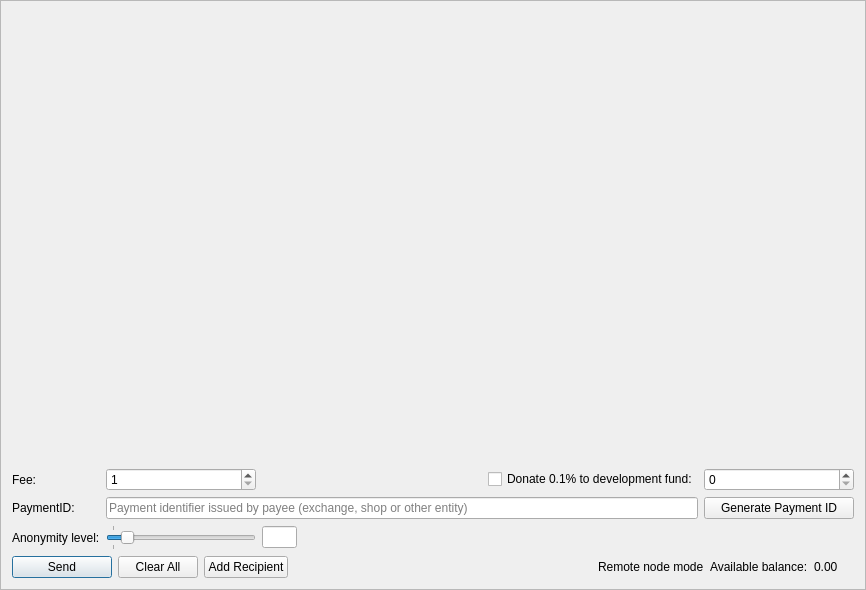
<?xml version="1.0" encoding="UTF-8"?>
<ui version="4.0">
 <class>SendFrame</class>
 <widget class="QFrame" name="SendFrame">
  <property name="geometry">
   <rect>
    <x>0</x>
    <y>0</y>
    <width>866</width>
    <height>590</height>
   </rect>
  </property>
  <property name="windowTitle">
   <string>Frame</string>
  </property>
  <property name="frameShape">
   <enum>QFrame::StyledPanel</enum>
  </property>
  <property name="frameShadow">
   <enum>QFrame::Raised</enum>
  </property>
  <layout class="QVBoxLayout" name="m_send_frame_main_layout">
   <item>
    <widget class="QScrollArea" name="m_transfersScrollarea">
     <property name="frameShape">
      <enum>QFrame::NoFrame</enum>
     </property>
     <property name="widgetResizable">
      <bool>true</bool>
     </property>
     <widget class="QWidget" name="scrollAreaWidgetContents">
      <property name="geometry">
       <rect>
        <x>0</x>
        <y>0</y>
        <width>846</width>
        <height>439</height>
       </rect>
      </property>
      <layout class="QVBoxLayout" name="m_send_frame_layout">
       <property name="leftMargin">
        <number>0</number>
       </property>
       <property name="topMargin">
        <number>0</number>
       </property>
       <property name="rightMargin">
        <number>0</number>
       </property>
       <property name="bottomMargin">
        <number>0</number>
       </property>
       <item>
        <spacer name="verticalSpacer">
         <property name="orientation">
          <enum>Qt::Vertical</enum>
         </property>
         <property name="sizeHint" stdset="0">
          <size>
           <width>20</width>
           <height>445</height>
          </size>
         </property>
        </spacer>
       </item>
      </layout>
     </widget>
    </widget>
   </item>
   <item>
    <layout class="QGridLayout" name="gridLayout">
     <property name="topMargin">
      <number>5</number>
     </property>
     <item row="5" column="1">
      <widget class="QSlider" name="m_mixinSlider">
       <property name="maximumSize">
        <size>
         <width>150</width>
         <height>16777215</height>
        </size>
       </property>
       <property name="baseSize">
        <size>
         <width>200</width>
         <height>0</height>
        </size>
       </property>
       <property name="maximum">
        <number>10</number>
       </property>
       <property name="pageStep">
        <number>1</number>
       </property>
       <property name="value">
        <number>1</number>
       </property>
       <property name="sliderPosition">
        <number>1</number>
       </property>
       <property name="tracking">
        <bool>false</bool>
       </property>
       <property name="orientation">
        <enum>Qt::Horizontal</enum>
       </property>
       <property name="tickPosition">
        <enum>QSlider::TicksBothSides</enum>
       </property>
       <property name="tickInterval">
        <number>1000</number>
       </property>
      </widget>
     </item>
     <item row="5" column="0">
      <widget class="QLabel" name="label_2">
       <property name="text">
        <string>Anonymity level:</string>
       </property>
      </widget>
     </item>
     <item row="1" column="3">
      <widget class="QCheckBox" name="donateCheckBox">
       <property name="text">
        <string>Donate 0.1% to development fund:</string>
       </property>
       <property name="checked">
        <bool>false</bool>
       </property>
      </widget>
     </item>
     <item row="1" column="0">
      <widget class="QLabel" name="label">
       <property name="text">
        <string>Fee:</string>
       </property>
      </widget>
     </item>
     <item row="3" column="0">
      <widget class="QLabel" name="label_6">
       <property name="text">
        <string>PaymentID:</string>
       </property>
      </widget>
     </item>
     <item row="5" column="2">
      <widget class="QLineEdit" name="m_mixinEdit">
       <property name="minimumSize">
        <size>
         <width>35</width>
         <height>0</height>
        </size>
       </property>
       <property name="maximumSize">
        <size>
         <width>30</width>
         <height>16777215</height>
        </size>
       </property>
       <property name="text">
        <string notr="true"/>
       </property>
       <property name="maxLength">
        <number>5</number>
       </property>
       <property name="alignment">
        <set>Qt::AlignCenter</set>
       </property>
       <property name="readOnly">
        <bool>true</bool>
       </property>
      </widget>
     </item>
     <item row="3" column="1" colspan="3">
      <widget class="QLineEdit" name="m_paymentIdEdit">
       <property name="maxLength">
        <number>64</number>
       </property>
       <property name="placeholderText">
        <string>Payment identifier issued by payee (exchange, shop or other entity)</string>
       </property>
      </widget>
     </item>
     <item row="1" column="1">
      <widget class="QDoubleSpinBox" name="m_feeSpin">
       <property name="minimumSize">
        <size>
         <width>150</width>
         <height>0</height>
        </size>
       </property>
       <property name="baseSize">
        <size>
         <width>150</width>
         <height>0</height>
        </size>
       </property>
       <property name="cursor">
        <cursorShape>IBeamCursor</cursorShape>
       </property>
       <property name="locale">
        <locale language="English" country="UnitedStates"/>
       </property>
       <property name="suffix">
        <string/>
       </property>
       <property name="decimals">
        <number>0</number>
       </property>
       <property name="minimum">
        <double>1</double>
       </property>
       <property name="maximum">
        <double>99999999999</double>
       </property>
       <property name="singleStep">
        <double>1</double>
       </property>
       <property name="value">
        <double>1</double>
       </property>
      </widget>
     </item>
     <item row="3" column="4">
      <widget class="QPushButton" name="m_generatePaymentIdButton">
       <property name="sizePolicy">
        <sizepolicy hsizetype="Preferred" vsizetype="Fixed">
         <horstretch>0</horstretch>
         <verstretch>0</verstretch>
        </sizepolicy>
       </property>
       <property name="maximumSize">
        <size>
         <width>200</width>
         <height>16777215</height>
        </size>
       </property>
       <property name="text">
        <string>Generate Payment ID</string>
       </property>
      </widget>
     </item>
     <item row="1" column="4">
      <widget class="QDoubleSpinBox" name="m_donateSpin">
       <property name="minimumSize">
        <size>
         <width>150</width>
         <height>0</height>
        </size>
       </property>
       <property name="maximumSize">
        <size>
         <width>16777215</width>
         <height>16777215</height>
        </size>
       </property>
       <property name="baseSize">
        <size>
         <width>150</width>
         <height>0</height>
        </size>
       </property>
       <property name="cursor">
        <cursorShape>IBeamCursor</cursorShape>
       </property>
       <property name="locale">
        <locale language="English" country="UnitedStates"/>
       </property>
       <property name="decimals">
        <number>0</number>
       </property>
       <property name="maximum">
        <double>999999999999999</double>
       </property>
       <property name="singleStep">
        <double>1</double>
       </property>
      </widget>
     </item>
     <item row="1" column="2">
      <spacer name="horizontalSpacer">
       <property name="orientation">
        <enum>Qt::Horizontal</enum>
       </property>
       <property name="sizeType">
        <enum>QSizePolicy::Expanding</enum>
       </property>
       <property name="sizeHint" stdset="0">
        <size>
         <width>100</width>
         <height>20</height>
        </size>
       </property>
      </spacer>
     </item>
    </layout>
   </item>
   <item>
    <layout class="QHBoxLayout" name="horizontalLayout">
     <item>
      <widget class="QPushButton" name="m_sendButton">
       <property name="minimumSize">
        <size>
         <width>100</width>
         <height>0</height>
        </size>
       </property>
       <property name="text">
        <string>Send</string>
       </property>
       <property name="icon">
        <iconset resource="../../resources.qrc">
         <normaloff>:/icons/btn-send</normaloff>:/icons/btn-send</iconset>
       </property>
       <property name="default">
        <bool>true</bool>
       </property>
      </widget>
     </item>
     <item>
      <widget class="QPushButton" name="m_clearAllButton">
       <property name="text">
        <string>Clear All</string>
       </property>
       <property name="icon">
        <iconset resource="../../resources.qrc">
         <normaloff>:/icons/remove</normaloff>:/icons/remove</iconset>
       </property>
      </widget>
     </item>
     <item>
      <widget class="QPushButton" name="m_addRecipientButton">
       <property name="text">
        <string>Add Recipient</string>
       </property>
       <property name="icon">
        <iconset resource="../../resources.qrc">
         <normaloff>:/icons/add_recepient</normaloff>:/icons/add_recepient</iconset>
       </property>
      </widget>
     </item>
     <item>
      <spacer name="horizontalSpacer_2">
       <property name="orientation">
        <enum>Qt::Horizontal</enum>
       </property>
       <property name="sizeHint" stdset="0">
        <size>
         <width>40</width>
         <height>20</height>
        </size>
       </property>
      </spacer>
     </item>
     <item>
      <widget class="QLabel" name="m_remote_label">
       <property name="font">
        <font>
         <weight>50</weight>
         <bold>false</bold>
        </font>
       </property>
       <property name="toolTip">
        <string>Wallet is connected through remote node. Additional 0.25% fee will be applied.</string>
       </property>
       <property name="text">
        <string>Remote node mode</string>
       </property>
      </widget>
     </item>
     <item>
      <widget class="QLabel" name="label_4">
       <property name="text">
        <string>Available balance:</string>
       </property>
      </widget>
     </item>
     <item>
      <widget class="QLabel" name="m_balanceLabel">
       <property name="text">
        <string notr="true">0.00 </string>
       </property>
      </widget>
     </item>
     <item>
      <widget class="QLabel" name="m_tickerLabel">
       <property name="text">
        <string notr="true"/>
       </property>
      </widget>
     </item>
    </layout>
   </item>
  </layout>
 </widget>
 <tabstops>
  <tabstop>m_feeSpin</tabstop>
  <tabstop>donateCheckBox</tabstop>
  <tabstop>m_donateSpin</tabstop>
  <tabstop>m_paymentIdEdit</tabstop>
  <tabstop>m_mixinSlider</tabstop>
  <tabstop>m_mixinEdit</tabstop>
  <tabstop>m_sendButton</tabstop>
  <tabstop>m_clearAllButton</tabstop>
  <tabstop>m_addRecipientButton</tabstop>
  <tabstop>m_transfersScrollarea</tabstop>
 </tabstops>
 <resources>
  <include location="../../resources.qrc"/>
 </resources>
 <connections>
  <connection>
   <sender>m_addRecipientButton</sender>
   <signal>clicked()</signal>
   <receiver>SendFrame</receiver>
   <slot>addRecipientClicked()</slot>
   <hints>
    <hint type="sourcelabel">
     <x>282</x>
     <y>561</y>
    </hint>
    <hint type="destinationlabel">
     <x>432</x>
     <y>294</y>
    </hint>
   </hints>
  </connection>
  <connection>
   <sender>m_clearAllButton</sender>
   <signal>clicked()</signal>
   <receiver>SendFrame</receiver>
   <slot>clearAllClicked()</slot>
   <hints>
    <hint type="sourcelabel">
     <x>154</x>
     <y>561</y>
    </hint>
    <hint type="destinationlabel">
     <x>432</x>
     <y>294</y>
    </hint>
   </hints>
  </connection>
  <connection>
   <sender>m_sendButton</sender>
   <signal>clicked()</signal>
   <receiver>SendFrame</receiver>
   <slot>sendClicked()</slot>
   <hints>
    <hint type="sourcelabel">
     <x>53</x>
     <y>561</y>
    </hint>
    <hint type="destinationlabel">
     <x>432</x>
     <y>294</y>
    </hint>
   </hints>
  </connection>
  <connection>
   <sender>m_mixinSlider</sender>
   <signal>valueChanged(int)</signal>
   <receiver>SendFrame</receiver>
   <slot>mixinValueChanged(int)</slot>
   <hints>
    <hint type="sourcelabel">
     <x>221</x>
     <y>520</y>
    </hint>
    <hint type="destinationlabel">
     <x>432</x>
     <y>294</y>
    </hint>
   </hints>
  </connection>
  <connection>
   <sender>m_generatePaymentIdButton</sender>
   <signal>clicked()</signal>
   <receiver>SendFrame</receiver>
   <slot>generatePaymentIdClicked()</slot>
   <hints>
    <hint type="sourcelabel">
     <x>748</x>
     <y>497</y>
    </hint>
    <hint type="destinationlabel">
     <x>432</x>
     <y>294</y>
    </hint>
   </hints>
  </connection>
 </connections>
 <slots>
  <slot>sendClicked()</slot>
  <slot>clearAllClicked()</slot>
  <slot>addRecipientClicked()</slot>
  <slot>mixinValueChanged(int)</slot>
 </slots>
</ui>
